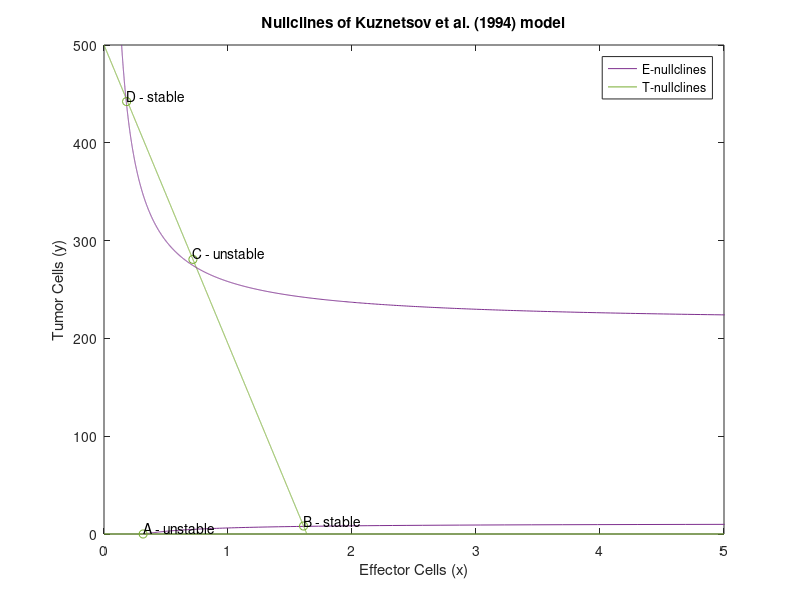

Write MATLAB code to recreate this figure.
% variables
alpha = 1.636;
beta = 2*10^(-3);
sigma = 0.1181;
delta = 0.3643;
mu = 0.00311;
rho = 1.131;
eta = 20.19; 

% E-nullcline function
efunc = @(y) sigma./(delta + mu.*y - ((rho.*y)./(eta + y)));

% E-nullcline func plot pt.1
y = 0:0.1:10;
plot(efunc(y), y, 'Color',[0.4940 0.1840 0.5560])
hold on

% T-nullcline (first one)
y=500:-0.1:0;
tfunc = @(y) alpha.*(1 - beta.*y);
plot(tfunc(y), y, 'Color', [0.4660 0.6740 0.1880])

% E-nullcline func plot pt.2
y=500:-0.1:220;
plot(efunc(y), y, 'Color',[0.4940 0.1840 0.5560])

% T-nullcline (second one)
x = 0:1:5;
plot(x,zeros(size(x)), 'Color', [0.4660 0.6740 0.1880]) 

% plot intersection points
labels = {'A - unstable', 'B - stable', 'C - unstable', 'D - stable'};
e = [0.3155 1.6093 0.7172 0.1825];
t = [0 8.158 280.8 442.2];
plot(e, t, 'o') 

text(e, t, labels, 'VerticalAlignment','bottom','HorizontalAlignment','left');
title('Nullclines of Kuznetsov et al. (1994) model')
legend('E-nullclines','T-nullclines')
axis([0 5 0 500])
xlabel('Effector Cells (x)')
ylabel('Tumor Cells (y)')